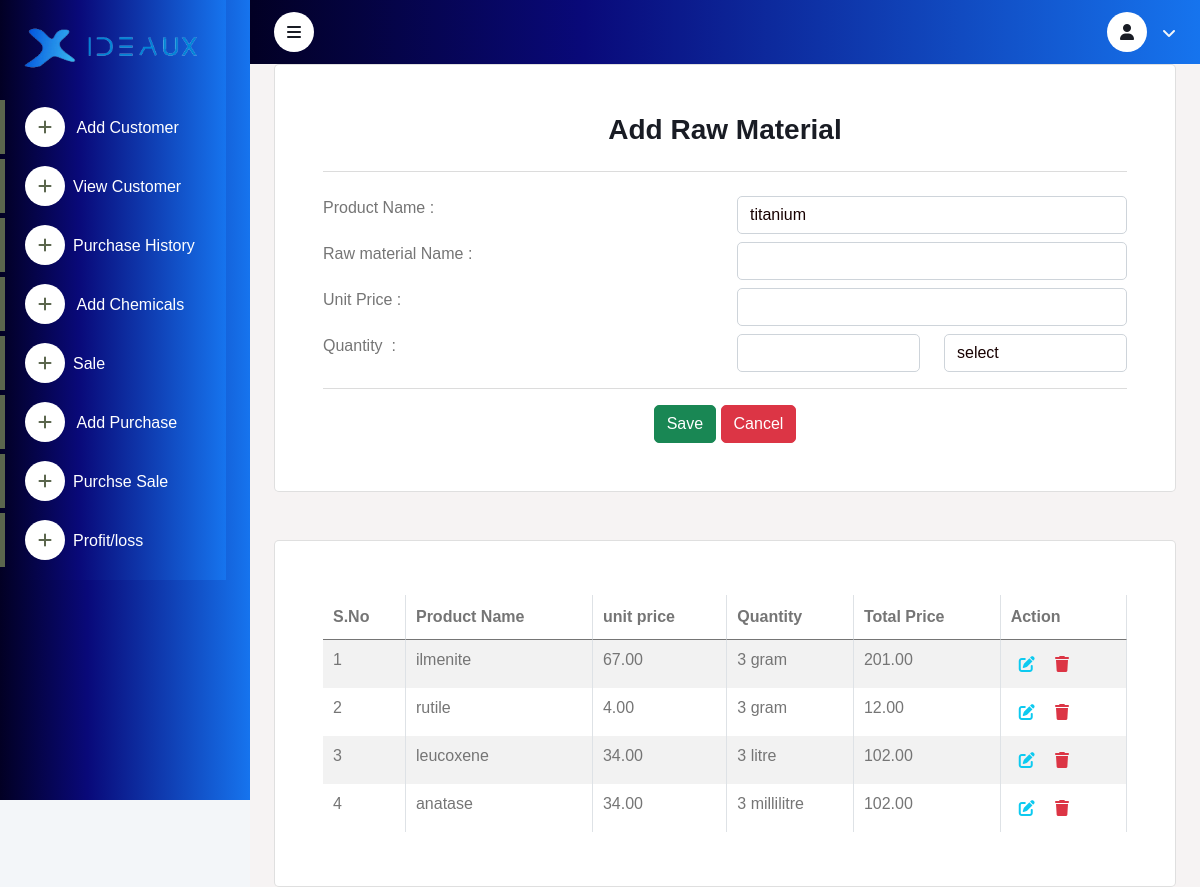
Screenshot of /raw/add_mat/37/ with the database file from the repository.
### manu/models.py (models this page shows)
class Product(models.Model):
    manufactured_product=models.CharField(max_length=20)
    manufactured_quantity=models.CharField(max_length=60)
    measure=models.CharField(choices = MEASURE_CHOICES,max_length=60)
    type_name=models.CharField(max_length=20,choices=TYPE_CHOICES,null=True,blank=True)
    total_charge_amount=models.DecimalField(max_digits = 16, decimal_places = 2,default=0)
    raw_material_amount=models.DecimalField(max_digits = 16, decimal_places = 2,default=0)
    sell_status=models.CharField(max_length=20,choices=STATUS_CHOICES,null=True,blank=True)
    status= models.CharField(choices=STATUS_CHOICES,max_length=100, null=True,blank=True)
    price_pro_loss=models.DecimalField(max_digits = 8,decimal_places = 2,default=0)
    total_manufactured_amount=models.DecimalField(max_digits = 16, decimal_places = 2,default=0)
    total_sell_amount=models.DecimalField(max_digits = 16, decimal_places = 2,default=0)
    sub_amount=models.DecimalField(max_digits = 16, decimal_places = 2,default=0)
    unit_purchase_price=models.DecimalField(max_digits = 16, decimal_places = 2,default=0)
    sell_quantity=models.IntegerField(null=True, blank=True,default=0)
    unit_price_manu_product=models.DecimalField(max_digits = 16, decimal_places = 2,default=0)
    quantity_price=models.IntegerField(null=True, blank=True,default=0)
    purchase_price=models.DecimalField(max_digits = 8,decimal_places = 2,default=0)
    created_at = models.DateTimeField(auto_now_add=True)
    updated_at = models.DateTimeField(auto_now=True)

### rawmaterial/models.py (models this page shows, shortened)
class Raw_material(models.Model):
    product_name=models.ForeignKey(Product,on_delete=models.CASCADE,null=True,blank=True)
    material=models.CharField(max_length=300,null=True)
    unit_price=models.DecimalField(max_digits = 8,decimal_places = 2,default=0)
    quantity=models.IntegerField()
    measure=models.CharField(choices = MEASURE_CHOICES,max_length=60,null=True)
    total_price=models.DecimalField(max_digits = 8,decimal_places = 2,default=0)
    created_at = models.DateTimeField(auto_now_add=True,null=True)
    updated_at = models.DateTimeField(auto_now=True,null=True)

### rawmaterial/views.py (the view, shortened to what this page needs)
# urls.py: path('add_mat/<int:id>/',views.add_mat,name="add_mat"),
def add_mat(request,id):
    product=Product.objects.get(id=id)
    x=Raw_material.objects.filter(product_name_id=product.id)
    form=Raw_material_Form()
    return render(request,'raw/add_mat.html',{'x':x,'product':product})

### rawmaterial/rawmaterial/templates/raw/add_mat.html (shortened to what this page needs)
{% extends 'user/layout.html' %}
{% load static%}
{% block content %}
   <div class="container">
    <div class="card p-5">
        <h3 class="text-center">Add Raw Material</h3>
        <hr class="hr-center">
        <form action="" method="post" enctype="multipart/form-data">
            <div class="row">
                <div class="col-md-6 mt-2">
                    <label for="material">Product&nbsp;Name&nbsp;:</label>
                </div>
                <div class="col-md-6 mt-2">
                    <input type="text" name="" class="form-control" id="material" value="{{product.manufactured_product}}" readonly>
            </div>
                    <div class="col-md-6 mt-2">
                        <label for="material">Raw material&nbsp;Name&nbsp;:</label>
                    </div>
                    <div class="col-md-6 mt-2">
                        <input type="text" name="material" class="form-control" id="material" value="{{form.material.value}}" required>
                </div>
                <div class="col-md-6 mt-2">
                    <label for="unit_price">Unit&nbsp;Price&nbsp;:</label>
                </div>
                <div class="col-md-6 mt-2">
                    {% if z %}
                    {% for i,j in z %}
                    <input type="text" name="unit_price" class="form-control" id="unit_price" value="{{i}}" required>
                    {% if j %}<span class="text-danger">{{j}}</span>{% endif %}
                    {% endfor %}
                    {% else %}
                    <input type="text" name="unit_price" class="form-control" id="unit_price" value="{{form.unit_price.value}}" required>
                    {% endif%}
                 </div>
                 <div class="col-md-6 mt-2">
                    <label for="quantity">Quantity&nbsp;&nbsp;:</label>
                </div>
                <div class="col-md-3 mt-2">
                    <input type="number" name="quantity" class="form-control" id="quantity" value="{{form.quantity.value}}" required>
            </div>
            <div class="col-md-3 mt-2">
                <select class="form-control"  class="js-example-basic-single" name="measure" required>
                    {% if measure %}
                    <option value="{{measure}}" selected>{{measure}}</option>
                    {% else %}
                    <option selected >select</option>
                    {% endif %}
                </select>
        </div>
            </div>
            <hr class="hr-center">
            <div class="mt-2 text-center">
                <button type="submit" class="btn btn-success">Save</button>
                <button type="reset" class="btn btn-danger">Cancel</button>
            </div>
        </form>
    </div>
</div>
</div>
<div class="container-fluid">
        <div class="card mt-5 p-5">
            <div class="table-responsive">
                <table id="example" class="table table-striped table-bordered table-hover" style="width:100%">
                    <thead>
                        <tr>
                            <th rowspan="2">S.No</th>
                            <th rowspan="2">Product&nbsp;Name</th>
                            <th rowspan="2">unit price</th>
                            <th rowspan="2">Quantity</th>
                            <th rowspan="2">Total Price</th>
                            <th rowspan="2">Action</th>
                    </thead>
                    <tbody>
                        {% for i in x %}
                        <tr>
                            <td>{{forloop.counter}}</td>
                            <td>{{i.material}}</td>
                            <td>{{i.unit_price}}</td>
                            <td>{{i.quantity}} {{i.measure}}</td>
                            <td>{{i.total_price}}</td>
                            <td> <a href="{% url 'edit_mat' i.id  %}"><i class="fa-solid fa-pen-to-square p-2 text-info" ></i></a>
                                <a href="{% url 'delete_raw' i.id  %}"><i class="fa-solid fa-trash p-2 text-danger" ></i></a></td>
                        </tr>
                        {% endfor %}
                    </tbody>
                </table>
            </div>
        </div>
    </div>
    </div>
{% endblock content %}

### user/static/css/styles.css (style rules this page uses)
:root { --primary: #bb1e30; --light: #e92a41; --dark: #252525; --blue:rgb(71, 144, 208); }
.btn { transition: .5s; }

### rawmaterial/rawmaterial/templates/raw/add_mat.html (style rules this page uses)
option { color: black !important; background-color: white !important; }

### rows the page displays
Product: manufactured_product "titanium"
Raw_material: material "ilmenite", unit_price "67.00", quantity "3", measure "gram", total_price "201.00"
Raw_material: material "rutile", unit_price "4.00", quantity "3", measure "gram", total_price "12.00"
Raw_material: material "leucoxene", unit_price "34.00", quantity "3", measure "litre", total_price "102.00"
Raw_material: material "anatase", unit_price "34.00", quantity "3", measure "millilitre", total_price "102.00"
